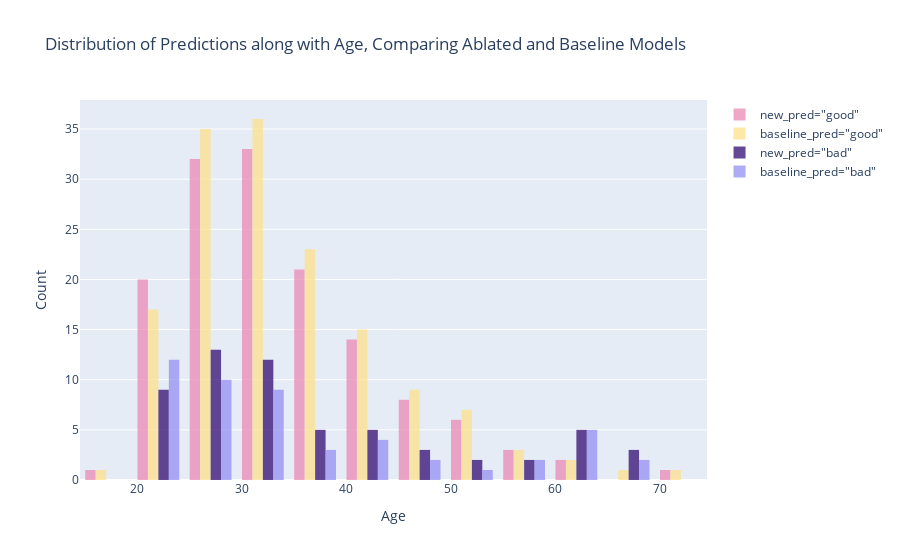

The code cell stored with this chart in its notebook:
### Markdown cell above
##### a. Distribution of Predictions by New Model

### Code cell
# visualize the results
fig = go.Figure()
fig.add_trace(go.Histogram(
    x=val_full[val_full['Risk_pred(protected=Age, model=RF)']=='good']['Age'],
    marker_color='#EB89B5',
    opacity=0.75,
    name='new_pred="good"'
))
fig.add_trace(go.Histogram(
    x=val_full[val_full[pred_col]=='good']['Age'],
    marker_color='#FDE18A',
    opacity=0.75,
    name='baseline_pred="good"'
))
fig.add_trace(go.Histogram(
    x=val_full[val_full['Risk_pred(protected=Age, model=RF)']=='bad']['Age'],
    marker_color='#330C73',
    opacity=0.75,
    name='new_pred="bad"'
))
fig.add_trace(go.Histogram(
    x=val_full[val_full[pred_col]=='bad']['Age'],
    marker_color='#9591F3',
    opacity=0.75,
    name='baseline_pred="bad"'
))
fig.update_layout(
    title_text='Distribution of Predictions along with Age, Comparing Ablated and Baseline Models',
    xaxis_title='Age',
    yaxis_title='Count'
)
fig.write_image('../results/anti-classification-age.png', scale=3)
fig.show()

### Figure 1 — Plotly figure (JSON) as saved in the notebook; plotly's stock layout.template omitted (floating-point values rounded to 4 significant figures; data arrays with more than 128 entries replaced by an {"elided": "..."} marker saying what was removed)
{"data": [{"marker": {"color": "#EB89B5"}, "name": "new_pred=\"good\"", "opacity": 0.75, "type": "histogram", "x": {"elided": "141 int values"}}, {"marker": {"color": "#FDE18A"}, "name": "baseline_pred=\"good\"", "opacity": 0.75, "type": "histogram", "x": {"elided": "150 int values"}}, {"marker": {"color": "#330C73"}, "name": "new_pred=\"bad\"", "opacity": 0.75, "type": "histogram", "x": [29, 48, 26, 42, 28, 68, 32, 31, 32, 29, 32, 22, 24, 31, 33, 22, 63, 29, 35, 29, 23, 23, 31, 24, 50, 42, 32, 60, 31, 29, 53, 28, 26, 43, 23, 59, 61, 22, 39, 27, 57, 27, 63, 28, 27, 34, 35, 30, 23, 65, 63, 43, 33, 47, 43, 35, 37, 46, 65]}, {"marker": {"color": "#9591F3"}, "name": "baseline_pred=\"bad\"", "opacity": 0.75, "type": "histogram", "x": [29, 26, 24, 23, 43, 28, 32, 31, 32, 29, 23, 22, 24, 31, 33, 22, 63, 29, 29, 23, 23, 24, 50, 42, 32, 60, 29, 43, 23, 59, 61, 22, 39, 27, 57, 63, 28, 27, 34, 35, 30, 23, 65, 63, 30, 43, 47, 37, 46, 65]}], "layout": {"title": {"text": "Distribution of Predictions along with Age, Comparing Ablated and Baseline Models"}, "xaxis": {"title": {"text": "Age"}}, "yaxis": {"title": {"text": "Count"}}}}
